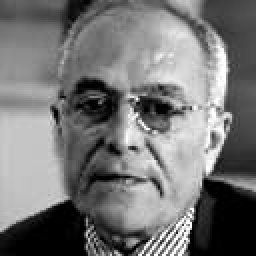
#> input picture processed_data/train/angry/image0002378.jpg, 128 x 128 px (shown 2 times larger); its folder holds only this picture in this run
$ python visualize_pixel_intensity_distribution.py
#> lines starting #> are read from the running program, lines starting #| are printed output that depends on the picture
import os
import numpy as np
import matplotlib.pyplot as plt
from PIL import Image


def get_pixel_intensity_distribution(data_folder):
#> called with data_folder = '../processed_data/train'
    class_intensity_distributions = {}
    for class_folder in os.listdir(data_folder):
        class_path = os.path.join(data_folder, class_folder)
        if os.path.isdir(class_path):
            pixel_intensities = []
            for filename in os.listdir(class_path):
                if filename.endswith(".jpg") or filename.endswith(".png"):
                    image_path = os.path.join(class_path, filename)
                    with Image.open(image_path) as img:
#> img is the input picture: PIL image 128x128 L; min 0, max 255, mean 117.4
                        img = img.convert("L")  # Ensure the image is in grayscale
                        pixel_intensities.extend(np.array(img).flatten())
            class_intensity_distributions[class_folder] = pixel_intensities
    return class_intensity_distributions


def plot_pixel_intensity_distribution_side_by_side(class_intensity_distributions):
    num_classes = len(class_intensity_distributions)
    fig, axes = plt.subplots(1, num_classes, figsize=(5 * num_classes, 5), sharey=True)

    if num_classes == 1:
        axes = [axes]  # Make axes iterable if only one class

    for ax, (class_name, intensities) in zip(
        axes, class_intensity_distributions.items()
    ):
        ax.hist(intensities, bins=256, alpha=0.75, density=True)
        ax.set_xlabel("Pixel Intensity")
        ax.set_ylabel("Frequency")
        ax.set_title(f"Pixel Intensity Distribution - {class_name}")

    plt.tight_layout()
    plt.show()
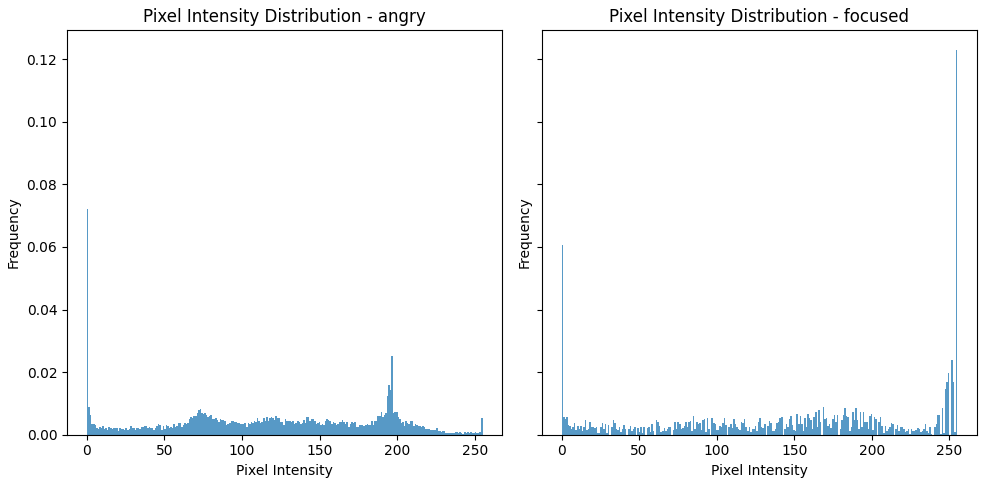
#> figure drawn by matplotlib, 2 panels; panel 1: tallest bar 0.0722 high, from x = 0 to 0.996


if __name__ == "__main__":
    data_folder = (
        "../processed_data/train"  # Use the folder where your processed images are stored
    )
    class_intensity_distributions = get_pixel_intensity_distribution(data_folder)
    plot_pixel_intensity_distribution_side_by_side(class_intensity_distributions)
